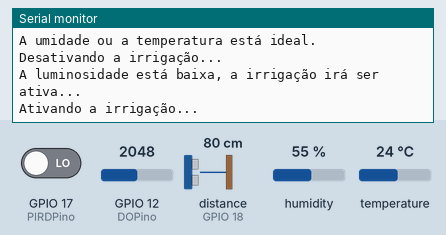
This sketch was run on a simulated ESP32. On the bench: the last lines printed to the serial monitor. The inputs (shaded band) are chosen by the test bench; at power-on: humidity 55 %, GPIO 17 (PIRDPino) LOW, distance to the obstacle (sensor on GPIO 18) 80 cm, temperature 24 °C, GPIO 12 (DOPino) = 2048. The echo pulse lasts 58.3 µs per cm.

Above: at 11.0 s.
11.1 s: humidity set to 22 %
At 21.5 s:
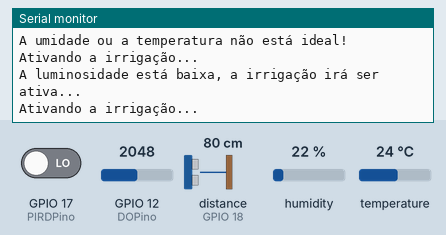
22.1 s: GPIO 17 (PIRDPino) driven HIGH
32.3 s: distance to the obstacle (sensor on GPIO 18) set to 2 cm
At 41.17 s:
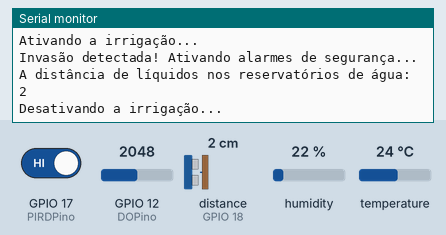
42.5 s: temperature set to 12 °C
At 51.65 s:
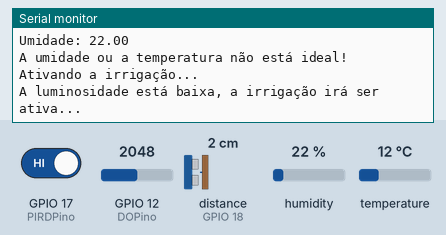
52.7 s: distance to the obstacle (sensor on GPIO 18) set to 4 cm
At 61.75 s:
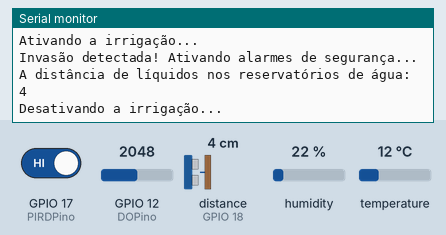
62.9 s: humidity set to 40 %
At 72.15 s:
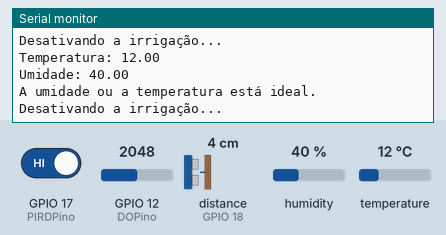
Timing chart, 0 to 73.7 s (numbered marks = the images above; inputs shaded):
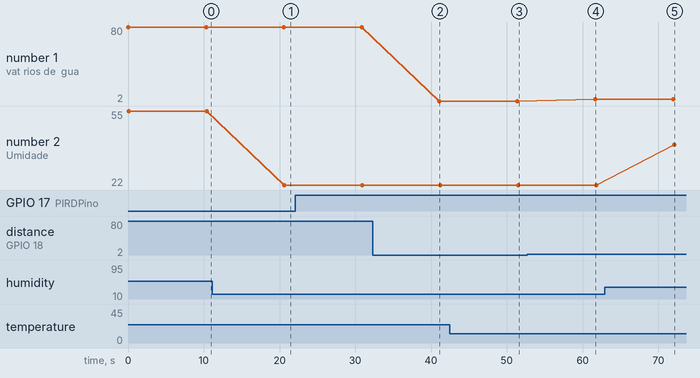

The sketch:

sketch.ino
```cpp
#include <DHT.h> // Biblioteca para o sensor DHT
#include <Ultrasonic.h> // Biblioteca para o sensor ultrassônico

// Definição dos pinos utilizados
#define ECHOPino 18
#define TRIGPino 5
#define DHTPino 13
#define DOPino 12
#define PIRDPino 17

// Definição do modelo do sensor DHT
#define modeloDHT DHT22

// Variáveis para o nível de água
float nivelAgua = 30.0;
float aguaNecessaria = 40.0;

// Valores ideais para umidade, temperatura, distância e luminosidade
int umidadeIdeal = 40;
int temperaturaIdeal = 30;
int limiteDistancia = 26;
int luminosidadeIdeal = 30;

// Inicialização dos sensores
DHT dht(DHTPino, modeloDHT);
Ultrasonic ultrasonic(TRIGPino, ECHOPino);

void setup() {
  Serial.begin(9600); // Inicializa a comunicação serial
  dht.begin(); // Inicializa o sensor DHT

  // Configura os pinos como entrada
  pinMode(DOPino, INPUT);
  pinMode(PIRDPino, INPUT);

  Serial.println("Sistema de monitoramento iniciado."); // Mensagem de inicialização
}

void loop() {
  detectarInvasao(); // Função para detectar invasão
  checarNivelAgua(); // Função para checar o nível de água
  checarClima(); // Função para checar o clima
  luminosidadeRecebida(); // Função para checar a luminosidade

  delay(10000); // Aguarda 10 segundos antes de repetir o loop
}

// Função para checar o nível de água
void checarNivelAgua() {
  int distancia = ultrasonic.read();
  Serial.print("A distância de líquidos nos reservatórios de água: ");
  Serial.println(distancia);

  if(nivelAgua < aguaNecessaria) {
    desativarIrrigacao();
  } else {
    ativarIrrigacao();
  }
}

// Função para desativar a irrigação
void desativarIrrigacao() {
  Serial.println("Desativando a irrigação...");
}

// Função para ativar a irrigação
void ativarIrrigacao() {
  Serial.println("Ativando a irrigação...");
}

// Função para checar o clima
void checarClima() {
  float umidade = dht.readHumidity();
  float temperatura = dht.readTemperature();

  if(isnan(temperatura) || isnan(umidade)) {
    Serial.println("Erro ao ler o DHT.");
  }

  Serial.print("Temperatura: ");
  Serial.println(temperatura);
  Serial.print("Umidade: ");
  Serial.println(umidade);

  if(umidade < umidadeIdeal || temperatura > temperaturaIdeal) {
    Serial.println("A umidade ou a temperatura não está ideal!");
    ativarIrrigacao();
  } else {
    Serial.println("A umidade ou a temperatura está ideal.");
    desativarIrrigacao();
  }
}

// Função para detectar invasão
void detectarInvasao() {
  boolean presencaDetectada = digitalRead(PIRDPino);

  if(presencaDetectada == true) {
    Serial.println("Invasão detectada! Ativando alarmes de segurança...");
  } else {
    Serial.println("Nenhuma invasão detectada.");
  }
}

// Função para verificar a luminosidade
void luminosidadeRecebida() {
  int intensidadeLuz = analogRead(DOPino);

  if(luminosidadeIdeal < intensidadeLuz) {
    Serial.println("A luminosidade está baixa, a irrigação irá ser ativa...");
    ativarIrrigacao();
  } else {
    Serial.println("A luminosidade está ideal.");
    desativarIrrigacao();
  }
}
```

Measured:
- after the input at 11.1 s, the serial monitor: prints a new line after 9.5 s (image 1)
- after the input at 32.3 s, the serial monitor: prints a new line after 8.8 s (image 2)
- after the input at 42.5 s, the serial monitor: prints a new line after 9.0 s (image 3)
- after the input at 52.7 s, the serial monitor: prints a new line after 9.0 s (image 4)
- after the input at 62.9 s, the serial monitor: prints a new line after 9.2 s (image 5)
- plotted number 1: 80 → 2 after the input at 32.3 s, 2 → 4 after the input at 52.7 s
- plotted number 2: 55 → 22 after the input at 11.1 s, 22 → 40 after the input at 62.9 s
